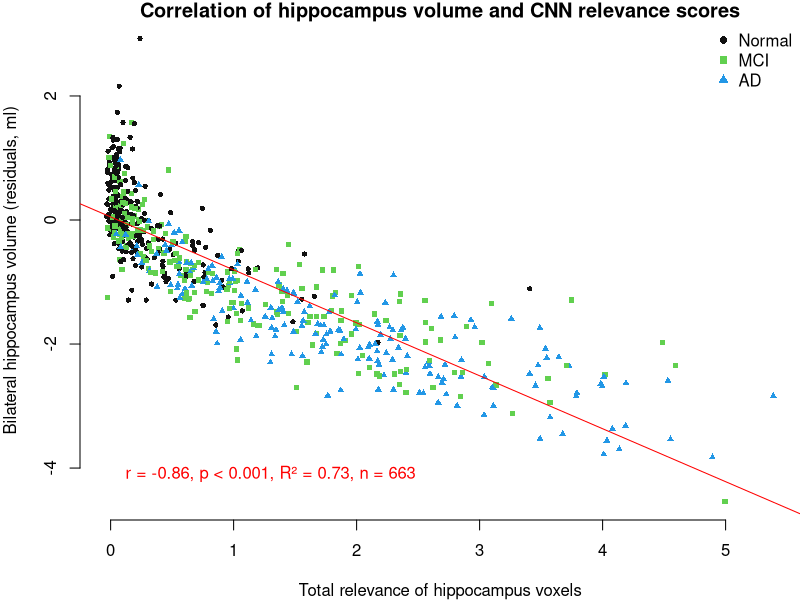
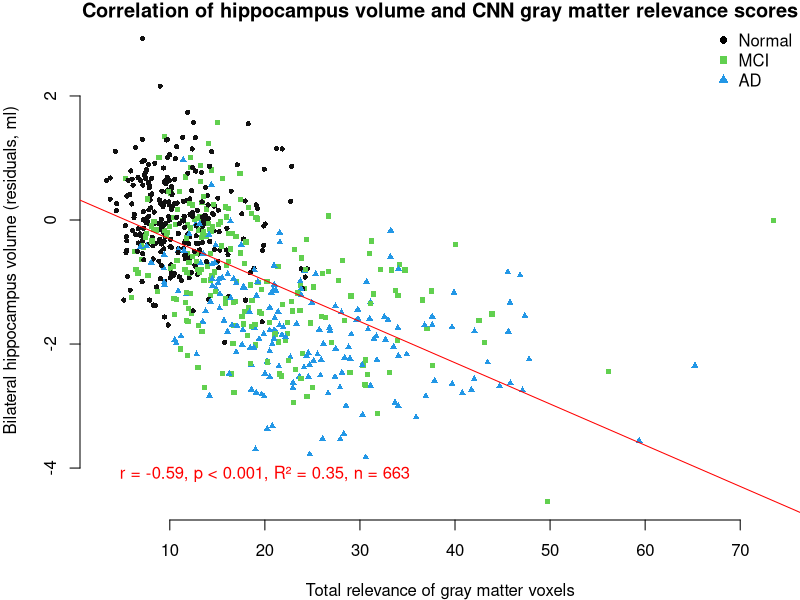
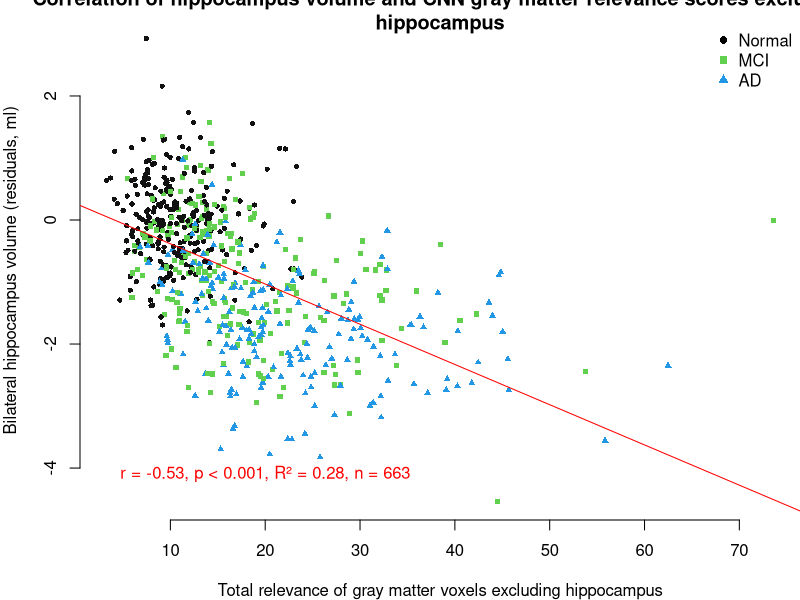
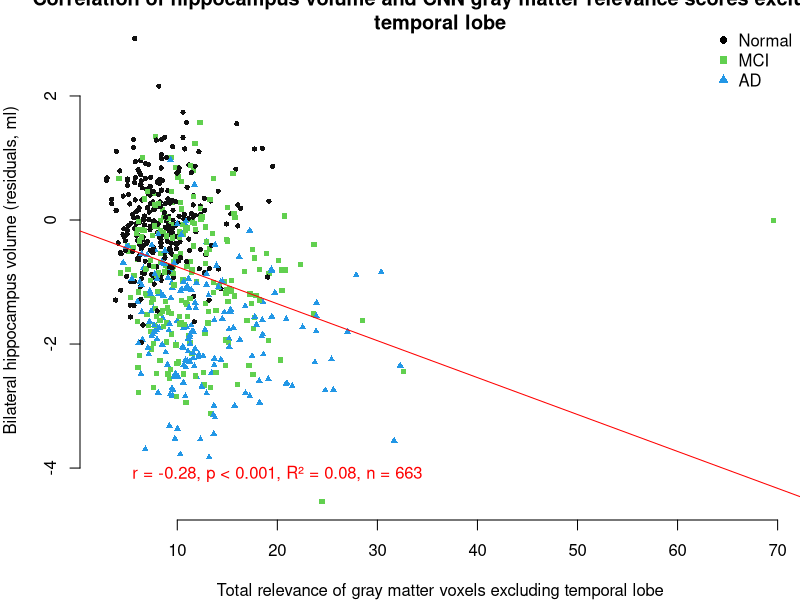
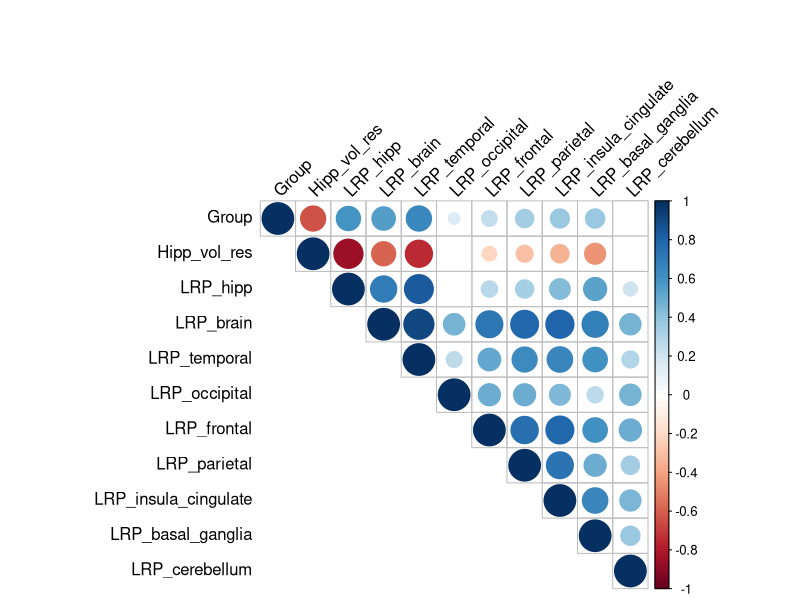

Write the R code that produced these figures, in order. (Note: this script raises an error after producing the figures.)
## ---- chunk 1
knitr::opts_chunk$set(echo = TRUE)
## ---- chunk 2
# read the Excel sheet containing data
library(readxl)
Hippocampus_values <- as.data.frame(read_excel("hippocampus_volume_relevance_ADNI2.xlsx", sheet="ADNI2_LRP_CMP"))
colnames(Hippocampus_values)[colnames(Hippocampus_values)=="Group at scan date (1=CN, 2=EMCI, 3=LMCI, 4=AD, 5=SMC)"] <- "Group"
Hippocampus_values$Group <- factor(Hippocampus_values$Group, levels=c(1,3,4), labels=c("CN", "MCI", "AD"))
#View(Hippocampus_values)
# rescale volume from mm³ to ml; the same units as GMvol and TIV
Hippocampus_values$aal_hippocampus <- Hippocampus_values$aal_hippocampus / 1000
# add columns brain excluding hippocampus or temporal lobe
Hippocampus_values$sum_relevance_brain_wo_hippocampus <- Hippocampus_values$sum_relevance_brain - Hippocampus_values$sum_relevance_hippocampus
Hippocampus_values$sum_relevance_brain_wo_temporal <- Hippocampus_values$sum_relevance_brain - Hippocampus_values$sum_relevance_temporal

# get cross-validation fold IDs
test_ids <- read.csv("test_set_rids.csv")
# check for completeness and ensure only unique entries
stopifnot(length(na.omit(unique(as.vector(as.matrix(test_ids))))) == nrow(Hippocampus_values))

# match cross-validation folds and subject IDs
folds <- rep_len(-1,nrow(Hippocampus_values))
for (i in seq_len(10)) {
  # match IDs to get their index and put respective fold number in folds vector
  folds[match(test_ids[,i],Hippocampus_values$subject_ID)] <- i
}

#####
# residualize the hippocampus volumes with same covariates as used for the gray matter maps before
# fit linear model for controls only
hp_lm <- lm(`aal_hippocampus` ~ `Age at scan` + `Sex (1=female)` + `TIV_CAT12` + `MRI_Field_Strength`, data = subset(Hippocampus_values, subset = Group=="CN"))
summary(hp_lm)
GMvol_lm <- lm(`GMvol` ~ `Age at scan` + `Sex (1=female)` + `TIV_CAT12` + `MRI_Field_Strength`, data = subset(Hippocampus_values, subset = Group=="CN"))

# estimate residuals for all cases
hipp_vol_res <- Hippocampus_values$aal_hippocampus - predict(hp_lm, newdata = Hippocampus_values)
GMvol_res <- Hippocampus_values$GMvol - predict(GMvol_lm, newdata = Hippocampus_values)
## ---- chunk 3
# first, remove outliers from all "Sum_relevance_*" columns, i.e. set those values to NA
#  adapted from https://statisticsglobe.com/remove-outliers-from-data-set-in-r
remove_outliers <- function(dat, cols) {
  for (c in cols) {
    dat[dat[,c] %in% boxplot.stats(dat[,c])$out, c] <- NA
  }
  return(dat)
}
Hippocampus_values <- remove_outliers(Hippocampus_values, grep("Sum_relevance", colnames(Hippocampus_values)))

print(cor(hipp_vol_res, Hippocampus_values$sum_relevance_hippocampus, use="pairwise.complete.obs"))
  correls_cv_hipp <- sapply(grep("Sum_relevance_hippocampus_cv", colnames(Hippocampus_values)), function(x) do.call(cor, list(x=Hippocampus_values[,x], y=hipp_vol_res, use="pairwise.complete.obs")))
  summary(correls_cv_hipp)
## ---- chunk 4
# scatter plot bilateral vol vs. rel
par(mar=c(4,4,1,0), oma=c(0,0,0,0))
pchs<-c(16, 15, 17)
mycolors <- c("#111111", "#61D04F", "#2297E6")

lm_both <- lm(hipp_vol_res~Hippocampus_values$sum_relevance_hippocampus) # keeps scale and intercept
cor_both <- cor.test(hipp_vol_res, Hippocampus_values$sum_relevance_hippocampus) # same as beta of lm(scale(vol_res),scale(act))
plot(jitter(Hippocampus_values$sum_relevance_hippocampus, factor=200), hipp_vol_res,
     cex = 0.7, pch=pchs[Hippocampus_values$Group], col=mycolors[Hippocampus_values$Group],
     axes = FALSE,
     xlab = "Total relevance of hippocampus voxels", ylab = "Bilateral hippocampus volume (residuals, ml)",
     main = "Correlation of hippocampus volume and CNN relevance scores")
legend(x = "topright", legend=c("Normal", "MCI", "AD"), col=mycolors, pch=c(16,15,17), bty="n")
axis(1, at=NULL, labels=T)
axis(2, at=NULL, labels=T)
abline(a=lm_both$coefficients[1], b=lm_both$coefficients[2], col="red")
text(x=1.3, y=-4.1, labels=paste0("r = ", round(cor_both$estimate, digits=2),
                                 ", p ", ifelse(cor_both$p.value<0.001, "< 0.001", paste0("= ", round(cor_both$estimate, digits=2))),
                                 ", R² = ", round(summary(lm_both)$r.squared, digits=2),
                                 ", n = ", cor_both$parameter+2), col="red")
## ---- chunk 5
# scatter plot of HP vol vs. rel brain
lm_both <- lm(hipp_vol_res~Hippocampus_values$sum_relevance_brain) # keeps scale and intercept
cor_both <- cor.test(hipp_vol_res, Hippocampus_values$sum_relevance_brain) # same as beta of lm(scale(vol_res),scale(act))
plot(jitter(Hippocampus_values$sum_relevance_brain, factor=200), hipp_vol_res,
     cex = 0.7, pch=pchs[Hippocampus_values$Group], col=mycolors[Hippocampus_values$Group],
     axes = FALSE,
     xlab = "Total relevance of gray matter voxels", ylab = "Bilateral hippocampus volume (residuals, ml)",
     main = "Correlation of hippocampus volume and CNN gray matter relevance scores")
legend(x = "topright", legend=c("Normal", "MCI", "AD"), col=c(1,3,4), pch=c(16,15,17), bty="n")
axis(1, at=NULL, labels=T)
axis(2, at=NULL, labels=T)
abline(a=lm_both$coefficients[1], b=lm_both$coefficients[2], col="red")
text(x=20, y=-4.1, labels=paste0("r = ", round(cor_both$estimate, digits=2),
                                  ", p ", ifelse(cor_both$p.value<0.001, "< 0.001", paste0("= ", round(cor_both$estimate, digits=2))),
                                  ", R² = ", round(summary(lm_both)$r.squared, digits=2),
                                  ", n = ", cor_both$parameter+2), col="red")

# scatter plot of HP vol vs. rel brain w/o hippocampus
lm_both <- lm(hipp_vol_res~Hippocampus_values$sum_relevance_brain_wo_hippocampus) # keeps scale and intercept
cor_both <- cor.test(hipp_vol_res, Hippocampus_values$sum_relevance_brain_wo_hippocampus) # same as beta of lm(scale(vol_res),scale(act))
plot(jitter(Hippocampus_values$sum_relevance_brain_wo_hippocampus, factor=200), hipp_vol_res,
     cex = 0.7, pch=pchs[Hippocampus_values$Group], col=mycolors[Hippocampus_values$Group],
     axes = FALSE,
     xlab = "Total relevance of gray matter voxels excluding hippocampus", ylab = "Bilateral hippocampus volume (residuals, ml)",
     main = "Correlation of hippocampus volume and CNN gray matter relevance scores excluding\nhippocampus")
legend(x = "topright", legend=c("Normal", "MCI", "AD"), col=c(1,3,4), pch=c(16,15,17), bty="n")
axis(1, at=NULL, labels=T)
axis(2, at=NULL, labels=T)
abline(a=lm_both$coefficients[1], b=lm_both$coefficients[2], col="red")
text(x=20, y=-4.1, labels=paste0("r = ", round(cor_both$estimate, digits=2),
                                  ", p ", ifelse(cor_both$p.value<0.001, "< 0.001", paste0("= ", round(cor_both$estimate, digits=2))),
                                  ", R² = ", round(summary(lm_both)$r.squared, digits=2),
                                  ", n = ", cor_both$parameter+2), col="red")

# scatter plot of HP vol vs. rel brain w/o temporal lobe
lm_both <- lm(hipp_vol_res~Hippocampus_values$sum_relevance_brain_wo_temporal) # keeps scale and intercept
cor_both <- cor.test(hipp_vol_res, Hippocampus_values$sum_relevance_brain_wo_temporal) # same as beta of lm(scale(vol_res),scale(act))
plot(jitter(Hippocampus_values$sum_relevance_brain_wo_temporal, factor=200), hipp_vol_res,
     cex = 0.7, pch=pchs[Hippocampus_values$Group], col=mycolors[Hippocampus_values$Group],
     axes = FALSE,
     xlab = "Total relevance of gray matter voxels excluding temporal lobe", ylab = "Bilateral hippocampus volume (residuals, ml)",
     main = "Correlation of hippocampus volume and CNN gray matter relevance scores excluding\ntemporal lobe")
legend(x = "topright", legend=c("Normal", "MCI", "AD"), col=c(1,3,4), pch=c(16,15,17), bty="n")
axis(1, at=NULL, labels=T)
axis(2, at=NULL, labels=T)
abline(a=lm_both$coefficients[1], b=lm_both$coefficients[2], col="red")
text(x=20, y=-4.1, labels=paste0("r = ", round(cor_both$estimate, digits=2),
                            ", p ", ifelse(cor_both$p.value<0.001, "< 0.001", paste0("= ", round(cor_both$estimate, digits=2))),
                            ", R² = ", round(summary(lm_both)$r.squared, digits=2),
                            ", n = ", cor_both$parameter+2), col="red")
## ---- chunk 6
# create new data frame for all values
dat <- data.frame("RID"=Hippocampus_values$subject_ID,
                 "HP_vol_res"=hipp_vol_res,
                 "GM_vol_res"=GMvol_res,
                 "LRP_hipp"=Hippocampus_values$sum_relevance_hippocampus,
                 "LRP_brain"=Hippocampus_values$sum_relevance_brain,
                 #"LRP_brain_w/o_hipp"=Hippocampus_values$sum_relevance_brain_wo_hippocampus,
                 #"LRP_brain_w/o_temporal"=Hippocampus_values$sum_relevance_brain_wo_temporal,
                 "LRP_temporal"=Hippocampus_values$sum_relevance_temporal,
                 "LRP_occipital"=Hippocampus_values$sum_relevance_occipital,
                 "LRP_frontal"=Hippocampus_values$sum_relevance_frontal,
                 "LRP_parietal"=Hippocampus_values$sum_relevance_parietal,
                 "LRP_insula_cingulate"=Hippocampus_values$sum_relevance_insula_cingulate,
                 "LRP_basal_ganglia"=Hippocampus_values$sum_relevance_basal_ganglia,
                 "LRP_cerebellum"=Hippocampus_values$sum_relevance_cerebellum,
                 "group"=Hippocampus_values$Group,
                 "Amy_status"=Hippocampus_values$`Amy SUVR Pos`,
                 "group_bin"=(Hippocampus_values$Group!="CN")+0,
                 "fold"=folds)

#####
# create correlation matrix plots to evaluate relevance location and sensitivity for hippocampus volume
library(Hmisc)
library(corrplot)

dat2 <- subset(dat, select = grep("LRP_",colnames(dat)))
dat2 <- cbind(unclass(dat$group), dat$HP_vol_res, dat2)
colnames(dat2)[c(1,2)] <- c("Group", "Hipp_vol_res")
res2 <- rcorr(data.matrix(dat2))

par(oma=c(0,0,4,0), xpd=NA)
corrplot(res2$r, p.mat = res2$P, type = "upper", tl.col = "black", tl.srt = 45, sig.level = 0.001, insig = "blank", tl.pos = "lt")
corrplot(res2$r, add = TRUE, type = "lower", method = "number", col = "black", diag = FALSE, tl.pos = "n", cl.pos = "n", number.cex=0.8)
## ---- chunk 7
require(pROC)
# helper function to obtain values for respective group (MCI or AD) and fold (1,2,...)
get.values <- function(fld, grp) {
    # derive optimal threshold from training data
    myroc.train <- roc(group~HP_vol_res, levels=c("CN",grp), direction=">",
                       data=subset(dat, subset=((dat$group=="CN" | dat$group==grp) & dat$fold!=fld)))
    thr <- coords(myroc.train, x="best", input="threshold", ret="thr", best.method="youden", transpose=T)
    # get confusion matrix for test data using threshold
    testdat <- subset(dat, subset=((dat$group=="CN" | dat$group==grp) & dat$fold==fld))
    testdat$pred <- (testdat$HP_vol_res<thr)+0
    confmat <- xtabs(~group+pred, data=testdat)[c("CN",grp),] # subset(testdat, subset=testdat$Amy_status==testdat$group_bin)) # mimic CNN analysis were model is estimated also including all people, and amyloid stratification being applied post-hoc
    stopifnot(nrow(confmat)==2, ncol(confmat)==2)
    tn <- confmat[1,1]; fp <- confmat[1,2]; fn <- confmat[2,1]; tp <- confmat[2,2]
    sen = tp / (tp+fn)
    spec = tn / (fp+tn)
    ppv = tp / (tp+fp)
    npv = tn / (tn+fn)
    f1 = 2 * ((ppv * sen) / (ppv + sen))
    bacc = (spec + sen) / 2
    # additionally calculate AUC for test data
    auc.test <- auc(roc(group~HP_vol_res, levels=c("CN",grp), direction=">", data=testdat)) # subset(testdat, subset=testdat$Amy_status==testdat$group_bin))) # mimic CNN analysis were model is estimated also including all people, and amyloid stratification being applied post-hoc
    # return result metrics
    return(data.frame(Threshold=thr, AUC=as.numeric(auc.test), Balanced_Accuracy=bacc, Sensitivity=sen, Specificity=spec, PPV=ppv, NPV=npv, F1=f1, Fold=fld))
}

# AUC for hippocampus residuals for whole sample
myroc.ad <- roc(group~HP_vol_res, levels=c("CN","AD"), direction=">",
                data=subset(dat,subset=(dat$group!="MCI") ))
plot(myroc.ad, col=mycolors[3])
text(x=0, y=0.05, labels=paste0("AD: AUC = ", round(auc(myroc.ad), digits=3)), col=mycolors[3])
print(auc(myroc.ad))
#print(ci.auc(myroc.ad, method='bootstrap'))
results.ad <- do.call(rbind, lapply(seq_len(10), get.values, grp="AD"))
results.mean.ad <- cbind(colMeans(results.ad), apply(results.ad, 2, sd))[-9,] # omit fold numbers
colnames(results.mean.ad) <- c("mean", "sd")
print(results.mean.ad)

myroc.mci <- roc(group~HP_vol_res, levels=c("CN","MCI"), direction=">",
                 data=subset(dat,subset=(dat$group!="AD") ))# & (dat$Amy_status==dat$group_bin)))
plot(myroc.mci, col=mycolors[2], add=T)
text(x=0, y=0, labels=paste0("MCI: AUC = ", round(auc(myroc.mci), digits=3)), col=mycolors[2])
legend(x = "topright", legend=c("AD","MCI"), col=mycolors[c(3,2)], pch=15, bty="n")
print(auc(myroc.mci))
#print(ci.auc(myroc.mci, method='bootstrap'))
results.mci <- do.call(rbind, lapply(seq_len(10), get.values, grp="MCI"))
results.mean.mci <- cbind(colMeans(results.mci), apply(results.mci, 2, sd))[-9,] # omit fold numbers
colnames(results.mean.mci) <- c("mean", "sd")
print(results.mean.mci)
## ---- chunk 8
# select best cutpoint based on ROC curve
thr.mci <- coords(myroc.mci, x="best", input="threshold", ret=c("thr", "acc", "sens", "spec"), best.method="youden", transpose=T)
print(thr.mci)
thr.ad <- coords(myroc.ad, x="best", input="threshold", ret=c("thr", "acc", "sens", "spec"), best.method="youden", transpose=T)
print(thr.ad)
boxplot(HP_vol_res~factor(group, labels=c("CN","MCI","AD")), data=dat, col=c(8,3,4), xlab="Group", ylab="Bilateral hippocampus volume (residuals, ml)") #gray-green-blue colors
## ---- chunk 9
library(ggplot2)
mycolors <- c("gray", "#61D04F", "#2297E6")

# group separation by hippocampus volume (residualized)
p <- ggplot(dat, aes(x=factor(group, labels=c("CN", "MCI", "AD")), y=HP_vol_res)) +
  geom_violin() +
  geom_hline(aes(yintercept=thr.mci[1], color="red"), linetype="dashed") +
  geom_hline(aes(yintercept=thr.ad[1], color="red")) +
  labs(x="Groups", y="Bilateral hippocampus volume (residuals, ml)", 
       title="Distribution of hippocampus volume") +
  theme(plot.title = element_text(hjust = 0.5)) +
  geom_boxplot(width=0.2, aes(fill=factor(group))) +
  scale_fill_manual(values=mycolors) +
  theme(legend.position="none") +
  annotate(geom="text", x=3.1, y=2.4, label=paste0("— Threshold for AD: < ",round(thr.ad[1], digits=3)), color="red") +
  annotate(geom="text", x=3.1, y=2.7, label=paste0("- - Threshold for MCI: < ",round(thr.mci[1], digits=3)), color="red")
plot(p)
